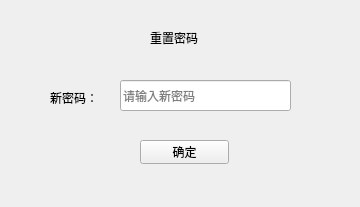
<?xml version="1.0" encoding="UTF-8"?>
<ui version="4.0">
 <class>resetPwWindow</class>
 <widget class="QWidget" name="resetPwWindow">
  <property name="geometry">
   <rect>
    <x>0</x>
    <y>0</y>
    <width>360</width>
    <height>207</height>
   </rect>
  </property>
  <property name="windowTitle">
   <string>Form</string>
  </property>
  <widget class="QLabel" name="label">
   <property name="geometry">
    <rect>
     <x>50</x>
     <y>90</y>
     <width>72</width>
     <height>15</height>
    </rect>
   </property>
   <property name="text">
    <string>新密码：</string>
   </property>
  </widget>
  <widget class="QPushButton" name="Submit">
   <property name="geometry">
    <rect>
     <x>140</x>
     <y>140</y>
     <width>89</width>
     <height>24</height>
    </rect>
   </property>
   <property name="text">
    <string>确定</string>
   </property>
  </widget>
  <widget class="QLineEdit" name="newPassword">
   <property name="geometry">
    <rect>
     <x>120</x>
     <y>80</y>
     <width>171</width>
     <height>31</height>
    </rect>
   </property>
   <property name="placeholderText">
    <string>请输入新密码</string>
   </property>
  </widget>
  <widget class="QLabel" name="label_2">
   <property name="geometry">
    <rect>
     <x>150</x>
     <y>30</y>
     <width>72</width>
     <height>15</height>
    </rect>
   </property>
   <property name="text">
    <string>重置密码</string>
   </property>
  </widget>
 </widget>
 <resources/>
 <connections/>
</ui>
